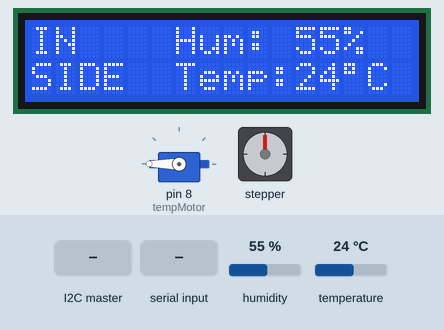
This sketch was run on a simulated Arduino Uno, built with avr-gcc and run on an emulated ATmega328P. Parts: servo, 16×2 character LCD, stepper motor. The inputs (shaded band) are chosen by the test bench; at power-on: humidity 55 %, temperature 24 °C. Stepper angles assume 512 steps per turn; what the sketch prints to the serial monitor is not drawn.

Above: at 19.4 s.
19.5 s: the I2C master sends the byte 1
At 20.04 s:
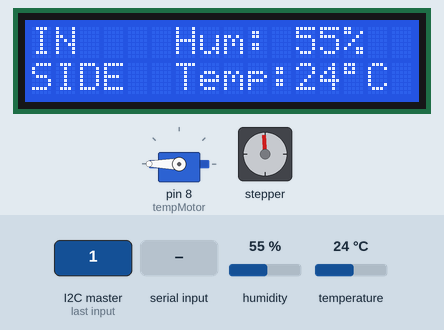
22.2 s: the I2C master sends the byte 2
25.0 s: "90,45\n" received over Serial
At 31.3 s:
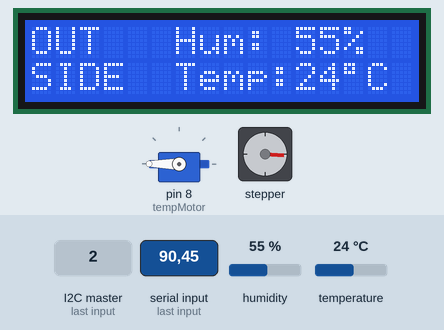
31.6 s: "30,150\n" received over Serial
At 33.8 s:
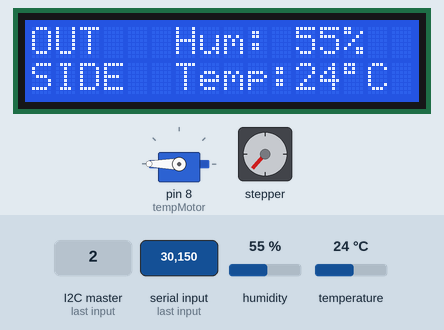
35.0 s: "90\n" received over Serial
At 36.7 s:
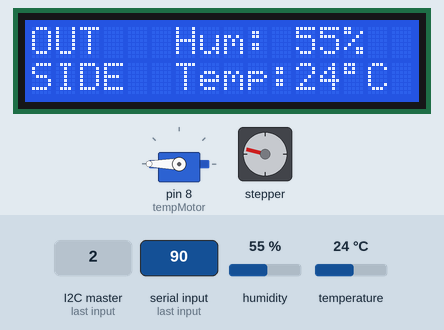
37.0 s: the I2C master sends the byte 1
At 37.79 s:
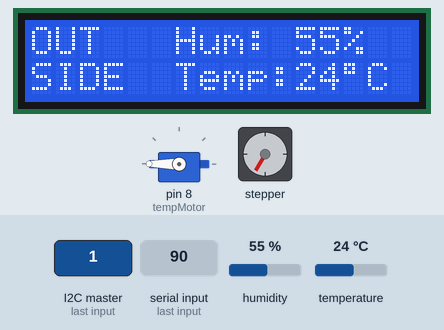
Timing chart, 0 to 41.3 s (numbered marks = the images above; inputs shaded):
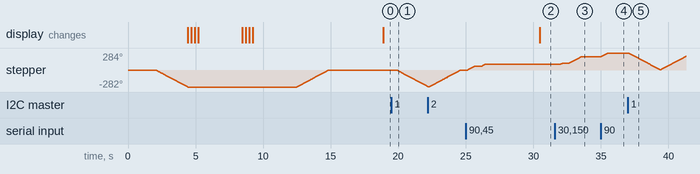

The sketch:

AutomatedArduinoWindow.ino
```cpp
#include <LiquidCrystal.h>
#include <Stepper.h>
#include <Servo.h>
#include <Wire.h>
#include <dht11.h>

#define SLAVE_ADDRESS 0X40
//Commands from Raspberry Pi
#define OPEN_WINDOW_CMD 0
#define CLOSE_WINDOW_CMD 1
#define INSIDE_MEAS_CMD 2
#define OUTSIDE_MEAS_CMD 3
#define DHT11_DATA_PIN A0

dht11 DHT; //Note:DHT on behalf of the temperature and humidity sensor

//const int dht11_data = 12;

char insideTemp[5];
char outsideTemp[5];
char insideHum[5];
char outsideHum[5];
char sendCurData[5];
char prevTemp[5];
 char prevHum[5];
int in1Pin = 12;
int in2Pin = 11;
int in3Pin = 10;
int in4Pin = 9;
int sda = 20;
int scl = 21;
int pos = 0; //stores servo position
int refreshLCD = 0;
bool currentWinOpen = false;
int openWinStatus = 0;
bool insideReadingRequest = false;
bool outsideReadingRequest = false;
bool consistentReading = false;
bool firstTime = true;


LiquidCrystal lcd(7, 6, 5, 4, 3, 2);
Stepper winMotor(512, in1Pin, in2Pin, in3Pin, in4Pin); //stepper motor operates the window
Servo tempMotor; //servo motor operates the temperature flap

void setup() {
  pinMode(in1Pin, OUTPUT);
  pinMode(in2Pin, OUTPUT);
  pinMode(in3Pin, OUTPUT);
  pinMode(in4Pin, OUTPUT);
  tempMotor.attach(8);

  lcd.begin(16,2);
  delay(2000);
  lcd.clear();

  while (!Serial);

  Serial.begin(9600);
  winMotor.setSpeed(20);
  Wire.begin(SLAVE_ADDRESS);
  Wire.onReceive(receiveData);
  Wire.onRequest(sendData);

  winMotor.step(-400);
  getInsideReading();
  getOutsideReading();
  firstTime = false;
}

void loop() {
  // put your main code here, to run repeatedly

  if (Serial.available())
  {
    int steps = Serial.parseInt();
    winMotor.step(steps);
  }

  openCloseWindow(openWinStatus); //opens or closes window based on current status

  if (openWinStatus == 2) {
    for (int i = 0; i < 5; i++) {
      sendCurData[i] = insideTemp[i];
    }
  } else if (openWinStatus == 3) {
    for (int i = 0; i < 5; i++) {
      sendCurData[i] = outsideTemp[i];
    }
  } else if (openWinStatus == 4) {
    for (int i = 0; i < 5; i++) {
      sendCurData[i] = insideHum[i];
    }
  } else if (openWinStatus == 5) {
    for (int i = 0; i < 5; i++) {
      sendCurData[i] = outsideHum[i];
    }
  }


  if (refreshLCD==19) {
    getInsideReading();
  }
  else if(refreshLCD==0) {
    getOutsideReading();
  }
  if (refreshLCD<10) {
    displayInsideData();
    refreshLCD++;
  } else if (refreshLCD<19) {
    displayOutsideData();
    refreshLCD++;
  } else {
    refreshLCD = 0;
  }

  if(insideTemp > 26 && currentWinOpen == false) {
  winMotor.step(400);
  currentWinOpen = true;
  } else if (insideTemp < 27 && currentWinOpen == true) {
  winMotor.step(-400);
  currentWinOpen = false;
  }

  delay(500);
}

void openCloseWindow(int openWin) {
    if(openWin == 0 && currentWinOpen == false) {
      winMotor.step(400);
      currentWinOpen = true;
    } else if (openWin == 1 && currentWinOpen == true) {
      winMotor.step(-400);
      currentWinOpen = false;
    }
}

void getInsideReading() {
  bool consistentReading = false;

  while(!consistentReading) {
    if(firstTime) {
      gettingReadingScreen(4000);
    } else {
      delay(4000);
    }
    DHT.read(DHT11_DATA_PIN);
    itoa(DHT.temperature, insideTemp, 10);
    itoa(DHT.humidity, insideHum, 10);

    Serial.print("Temp: ");
    Serial.println(insideTemp);
    Serial.print("Prev: ");
    Serial.println(prevTemp);
    Serial.print("Hum: ");
    Serial.println(insideHum);
    Serial.print("Prev: ");
    Serial.println(prevHum);

    //if(int(insideTemp) == int(prevTemp) && int(insideHum-prevHum)<= 1 && int(insideHum-prevHum)>= -1) {
      //consistentReading = true;
    //}
    for(int i = 0; i < 5; i++) {
      prevTemp[i] = insideTemp[i];
      prevHum[i] = insideHum[i];
    }
    consistentReading = true;
  }
  insideReadingRequest = false;
}

void getOutsideReading() {
  tempMotor.write(180);

  bool consistentReading = false;

  while(!consistentReading) {
    if(firstTime) {
      gettingReadingScreen(4000);
    } else {
      delay(4000);
    }
    Serial.print("Outside Temp: ");
    Serial.println(outsideTemp);
    Serial.print("Outside Hum: ");
    Serial.println(outsideHum);

    DHT.read(DHT11_DATA_PIN);
    itoa(DHT.temperature, outsideTemp, 10);
    itoa(DHT.humidity, outsideHum, 10);

    //if(outsideTemp == prevTemp && (outsideHum-prevHum)<= 1) {
    //  consistentReading = true;
   // }
    for(int i = 0; i < 5; i++) {
      prevTemp[i] = outsideTemp[i];
      prevHum[i] = outsideHum[i];
    }
    consistentReading = true;
  }
  outsideReadingRequest = false;
  //tempMotor.write(0);
}

void sendData() {
  for(int i = 0; i<=5; i++){
    Wire.write(sendCurData[i]);
  }
}

// callback for received data
void receiveData(int byteCount){
  while(Wire.available()) {
    openWinStatus = Wire.read();
    Serial.print(openWinStatus);
    Serial.println("--------------------------------------");
    Serial.print("data received: ");
    Serial.println(openWinStatus);
  }
}


void gettingReadingScreen(int waitTime) {
  lcd.clear();
  lcd.print("Acquiring");
  lcd.setCursor(0,1);
  lcd.print("Measurements");

  int cycle = 0;
  for(int timeMS = 0; timeMS < waitTime; timeMS+=250) {
    switch(cycle){
      case 0:
        lcd.setCursor(14,0);
        lcd.print("* ");
        lcd.setCursor(14,1);
        lcd.print("  ");
        break;
     case 1:
        lcd.setCursor(14,0);
        lcd.print(" *");
        break;
     case 2:
        lcd.setCursor(14,0);
        lcd.print("  ");
        lcd.setCursor(14,1);
        lcd.print(" *");
        break;
      case 3:
        lcd.setCursor(14,1);
        lcd.print("* ");
        break;
      default:
        break;
    }
    cycle++;
    delay(250);
  }
}

void displayInsideData(){
  lcd.clear();
  lcd.print("IN    Hum: ");
  lcd.print(insideHum);
  lcd.print("%");
  lcd.setCursor(0,1);
  lcd.print("SIDE  Temp:");
  lcd.print(insideTemp);
  lcd.write(0xDF);
  lcd.print("C");
}

void displayOutsideData(){
  lcd.clear();
  lcd.print("OUT   Hum: ");
  lcd.print(outsideHum);
  lcd.print("%");
  lcd.setCursor(0,1);
  lcd.print("SIDE  Temp:");
  lcd.print(outsideTemp);
  lcd.write(0xDF);
  lcd.print("C");
}
```

Measured:
- after the input at 19.5 s, stepper: keeps turning counter-clockwise at about 120°/s, starting after 0.39 s
- after the input at 25.0 s, stepper: turns 63° clockwise in 0.53 s, then 31° clockwise in 0.25 s
- after the input at 31.6 s, stepper: turns 22° clockwise in 0.18 s, then 105° clockwise in 0.89 s
- after the input at 35.0 s, stepper: turns 63° clockwise in 0.53 s, starting at once
- after the input at 37.0 s, stepper: turns 280° counter-clockwise in 2.3 s, then 225° clockwise in 1.9 s
- by itself, stepper: turns 282° counter-clockwise in 2.4 s, then 282° clockwise in 2.4 s
